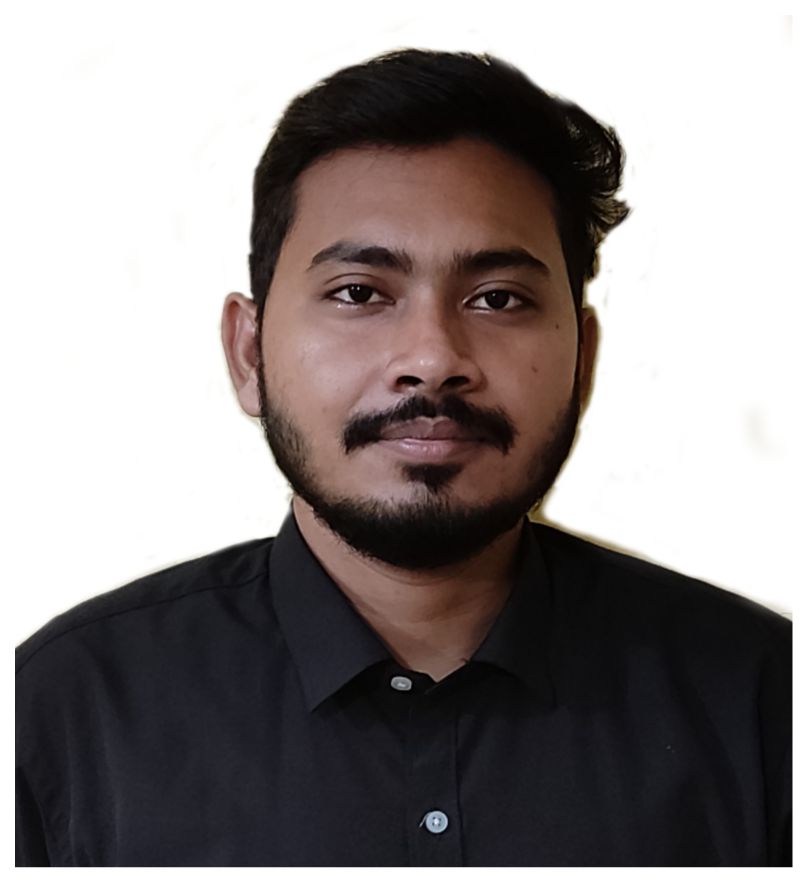
#> input picture Assets/AryanProfile.jpg, 3230 x 3529 px, found by its file name (shown at 1/4 size)
$ jupyter execute demo_image.ipynb
#> lines starting #> are read from the running program, lines starting #| are printed output that depends on the picture
# Basic of Image Reading Writing

[cell 1]
import cv2 as cv
import sys

[cell 2]
img=cv.imread('D:\ML\Assets\AryanProfile.jpg')
#> img is the input picture: shape (3529, 3230, 3); mean B, G, R 136.9, 137.3, 143.4
#write a condition if image is loaded or not
if img is None:
    print("could not read the image")
cv.imshow('image',img)
k=cv.waitKey(0)
#> (key Esc is pressed here)
if k==ord("s"):
    cv.imwrite("AryanPic.png",img)
cv.destroyAllWindows()

# resizing the Image

[cell 3]
#use resize method to resize the image ,it take img var and height and width
img = cv.resize(img, (600, 600))
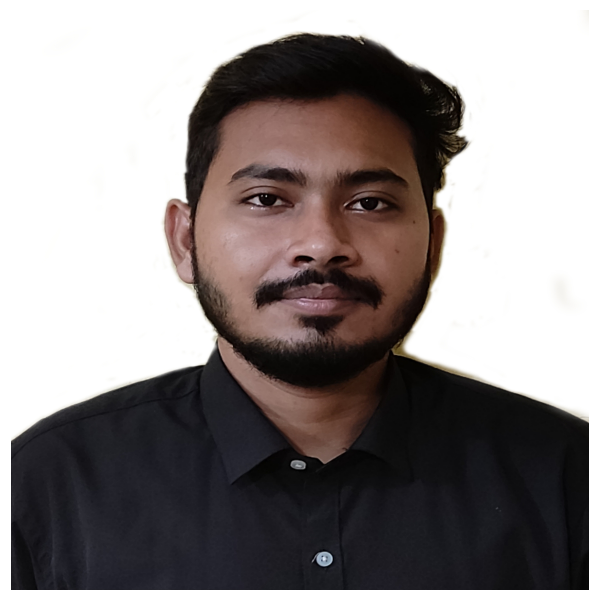
#> img: shape (600, 600, 3); mean B, G, R 136.7, 137.1, 143.3
cv.imshow('image',img)
k=cv.waitKey(0)
#> (key Esc is pressed here)
if k==ord("s"):
    cv.imwrite("AryanPic.png",img)
cv.destroyAllWindows()

# Accessing and Modifying Pixel values

[cell 4]
px=img[100,100]
#> px = [255, 255, 255]
print(px)
#| [255 255 255]

# accessing only blue pixel
blue = img[100,100,0]
#> blue = 255
print( blue )
#| 255

# Accessing Image properties

[cell 5]
#it will show the resolution of the image
print(img.shape)
#| (600, 600, 3)

[cell 6]
#it shows the size of the image in kb
print(img.size)
#| 1080000

[cell 7]
#shows the data type of image
print(img.dtype)
#| uint8

[cell 8]
# and you can do many more things with images as your requirements
#https://docs.opencv.org/4.x/d3/df2/tutorial_py_basic_ops.html visit here to look methods

# Image Blending

[cell 9]
img1 = cv.imread('D:\ML\Assets\img1.jfif')
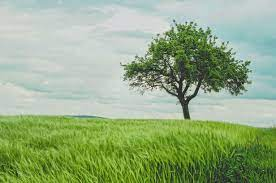
#> input picture Assets/img1.jfif, 276 x 183 px, found by its file name
#> img1 is the input picture: shape (183, 276, 3); mean B, G, R 132.3, 172.4, 149.4
img1 = cv.resize(img1, (600, 600))
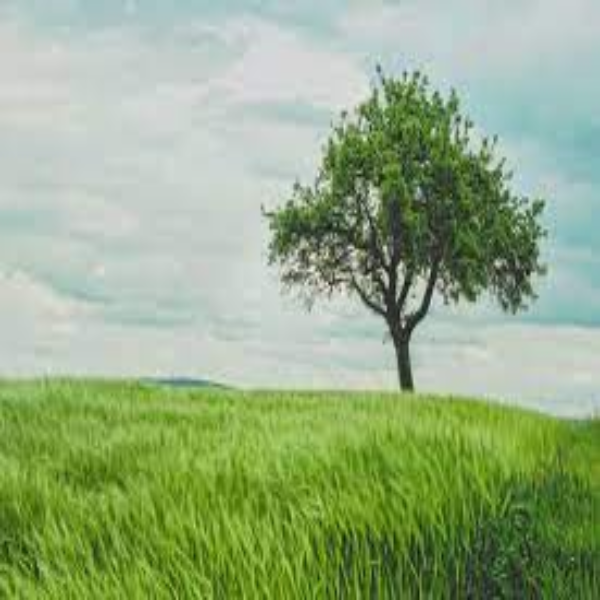
#> img1: shape (600, 600, 3); mean B, G, R 132.2, 172.2, 149.3
img2 = cv.imread("D:\ML\Assets\img2.jpg")
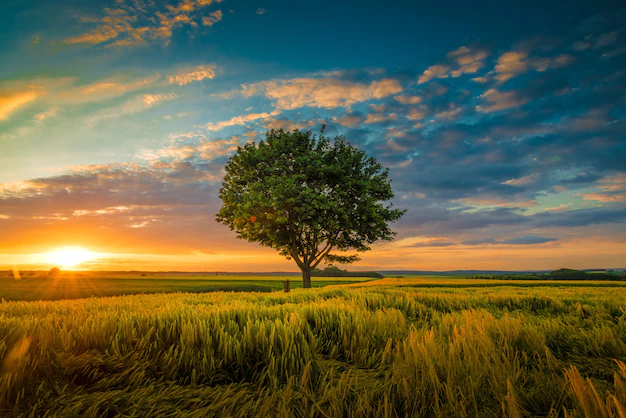
#> input picture Assets/img2.jpg, 626 x 418 px, found by its file name
#> img2 is the input picture: shape (418, 626, 3); mean B, G, R 66.6, 96.3, 98.2
img2 = cv.resize(img2, (600, 600))
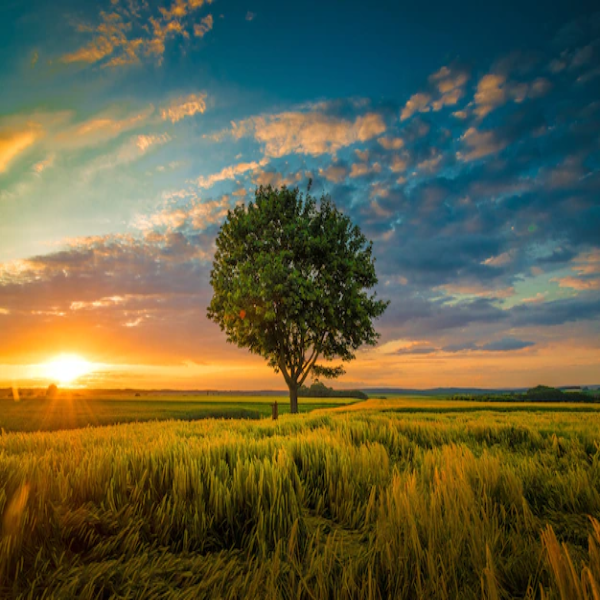
#> img2: shape (600, 600, 3); mean B, G, R 66.5, 96.2, 98.1
dst = cv.addWeighted(img1,0.7,img2,0.3,0)
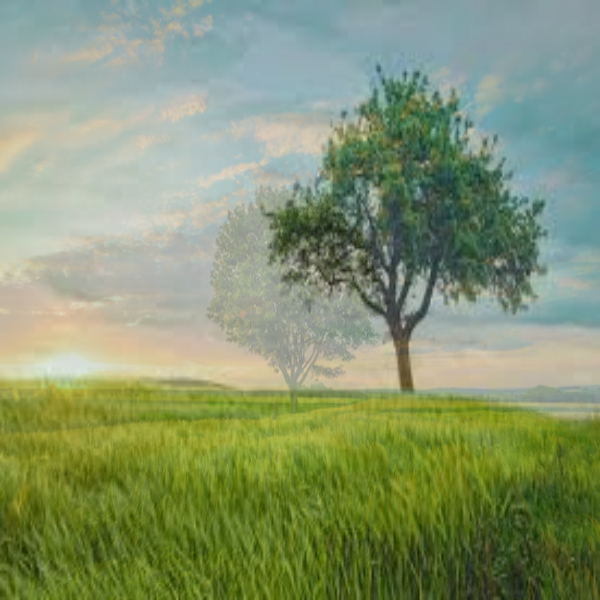
#> dst: shape (600, 600, 3); mean B, G, R 112.5, 149.4, 133.9
cv.imshow('dst',dst)
cv.waitKey(0)
cv.destroyAllWindows()
